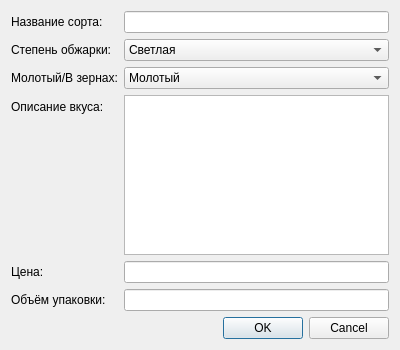
<?xml version="1.0" encoding="UTF-8"?>
<ui version="4.0">
 <class>Dialog</class>
 <widget class="QDialog" name="Dialog">
  <property name="geometry">
   <rect>
    <x>0</x>
    <y>0</y>
    <width>400</width>
    <height>350</height>
   </rect>
  </property>
  <property name="windowTitle">
   <string>Добавление/Редактирование кофе</string>
  </property>
  <layout class="QVBoxLayout" name="verticalLayout">
   <item>
    <layout class="QFormLayout" name="formLayout">
     <item row="0" column="0">
      <widget class="QLabel" name="label">
       <property name="text">
        <string>Название сорта:</string>
       </property>
      </widget>
     </item>
     <item row="0" column="1">
      <widget class="QLineEdit" name="nameEdit"/>
     </item>
     <item row="1" column="0">
      <widget class="QLabel" name="label_2">
       <property name="text">
        <string>Степень обжарки:</string>
       </property>
      </widget>
     </item>
     <item row="1" column="1">
      <widget class="QComboBox" name="roastCombo">
       <item>
        <property name="text">
         <string>Светлая</string>
        </property>
       </item>
       <item>
        <property name="text">
         <string>Средняя</string>
        </property>
       </item>
       <item>
        <property name="text">
         <string>Тёмная</string>
        </property>
       </item>
      </widget>
     </item>
     <item row="2" column="0">
      <widget class="QLabel" name="label_3">
       <property name="text">
        <string>Молотый/В зернах:</string>
       </property>
      </widget>
     </item>
     <item row="2" column="1">
      <widget class="QComboBox" name="typeCombo">
       <item>
        <property name="text">
         <string>Молотый</string>
        </property>
       </item>
       <item>
        <property name="text">
         <string>В зернах</string>
        </property>
       </item>
      </widget>
     </item>
     <item row="3" column="0">
      <widget class="QLabel" name="label_4">
       <property name="text">
        <string>Описание вкуса:</string>
       </property>
      </widget>
     </item>
     <item row="3" column="1">
      <widget class="QTextEdit" name="tasteEdit"/>
     </item>
     <item row="4" column="0">
      <widget class="QLabel" name="label_5">
       <property name="text">
        <string>Цена:</string>
       </property>
      </widget>
     </item>
     <item row="4" column="1">
      <widget class="QLineEdit" name="priceEdit"/>
     </item>
     <item row="5" column="0">
      <widget class="QLabel" name="label_6">
       <property name="text">
        <string>Объём упаковки:</string>
       </property>
      </widget>
     </item>
     <item row="5" column="1">
      <widget class="QLineEdit" name="volumeEdit"/>
     </item>
    </layout>
   </item>
   <item>
    <widget class="QDialogButtonBox" name="buttonBox">
     <property name="orientation">
      <enum>Qt::Horizontal</enum>
     </property>
     <property name="standardButtons">
      <set>QDialogButtonBox::Cancel|QDialogButtonBox::Ok</set>
     </property>
    </widget>
   </item>
  </layout>
 </widget>
 <resources/>
 <connections>
  <connection>
   <sender>buttonBox</sender>
   <signal>accepted()</signal>
   <receiver>Dialog</receiver>
   <slot>accept()</slot>
   <hints>
    <hint type="sourcelabel">
     <x>248</x>
     <y>254</y>
    </hint>
    <hint type="destinationlabel">
     <x>157</x>
     <y>274</y>
    </hint>
   </hints>
  </connection>
  <connection>
   <sender>buttonBox</sender>
   <signal>rejected()</signal>
   <receiver>Dialog</receiver>
   <slot>reject()</slot>
   <hints>
    <hint type="sourcelabel">
     <x>316</x>
     <y>260</y>
    </hint>
    <hint type="destinationlabel">
     <x>286</x>
     <y>274</y>
    </hint>
   </hints>
  </connection>
 </connections>
</ui>
